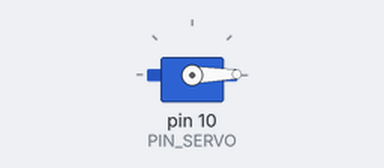
This sketch was run on a simulated Arduino Uno, built with avr-gcc and run on an emulated ATmega328P. Parts: servo. What the sketch prints to the serial monitor is not drawn.

Above: at 0.1 s.
Timing chart, 0 to 40.0 s (numbered marks = the images above):
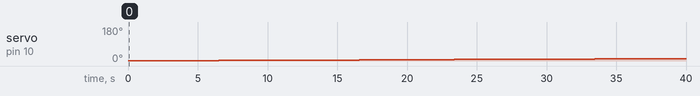

The sketch:

13C1______.ino
```cpp
#include <Servo.h>

// Arduino pin assignment
#define PIN_SERVO 10

// configurable parameters
#define _DUTY_MIN 550 // servo full clockwise position (0 degree)
#define _DUTY_NEU 1480 // servo neutral position (90 degree)
#define _DUTY_MAX 2400 // servo full counterclockwise position (180 degree)

#define _POS_START (_DUTY_MIN )
#define _POS_END (_DUTY_MAX)

#define _SERVO_SPEED 0.3 // servo speed limit (unit: degree/second)
#define INTERVAL 20  // servo update interval

// global variables
unsigned long last_sampling_time; // unit: ms
float duty_chg_per_interval; // maximum duty difference per interval
int toggle_interval, toggle_interval_cnt;
float pause_time; // unit: sec
Servo myservo;
float duty_target, duty_curr; //float값

void setup() {
// initialize GPIO pins
  myservo.attach(PIN_SERVO);
  duty_target = duty_curr = _POS_START;
  myservo.writeMicroseconds(duty_curr);

// initialize serial port
  Serial.begin(57600);

// convert angle speed into duty change per interval.
  duty_chg_per_interval = (_DUTY_MAX - _DUTY_MIN) * ((float)_SERVO_SPEED / 180) * ((float)INTERVAL / 1000);

// initialize variables for servo update.
  pause_time = 1;
  toggle_interval = (180.0 / _SERVO_SPEED + pause_time) * 1000 / INTERVAL;
  toggle_interval_cnt = toggle_interval;

// initialize last sampling time
  last_sampling_time = 0;
}

void loop() {
// wait until next sampling time.
// millis() returns the number of milliseconds since the program started. Will overflow after 50 days.
  if(millis() < last_sampling_time + INTERVAL) return;

// adjust duty_curr toward duty_target by duty_chg_per_interval
  if(duty_target > duty_curr) {
    duty_curr += duty_chg_per_interval;
    if(duty_curr > duty_target) duty_curr = duty_target;
  }
  else {
    duty_curr -= duty_chg_per_interval;
    if(duty_curr < duty_target) duty_curr = duty_target;
  }

// update servo position
  myservo.writeMicroseconds(duty_curr);

// output the read value to the serial port
  Serial.print("duty_target:");
  Serial.print(duty_target);
  Serial.print(",duty_curr:");
  Serial.print(duty_curr);
  Serial.print(",servo:");
  Serial.println(myservo.read());


// toggle duty_target between _DUTY_MIN and _DUTY_MAX.
  if(toggle_interval_cnt >= toggle_interval) {
    toggle_interval_cnt = 0;
    if(duty_target == _POS_START) duty_target = _POS_END;
    else duty_target = _POS_START;
  }
  else {
    toggle_interval_cnt++;
  }

// update last sampling time
  last_sampling_time += INTERVAL;
}
```

Measured:
- by itself, servo on pin 10 (PIN_SERVO): moves from 1° to 13° over 36.7 s
